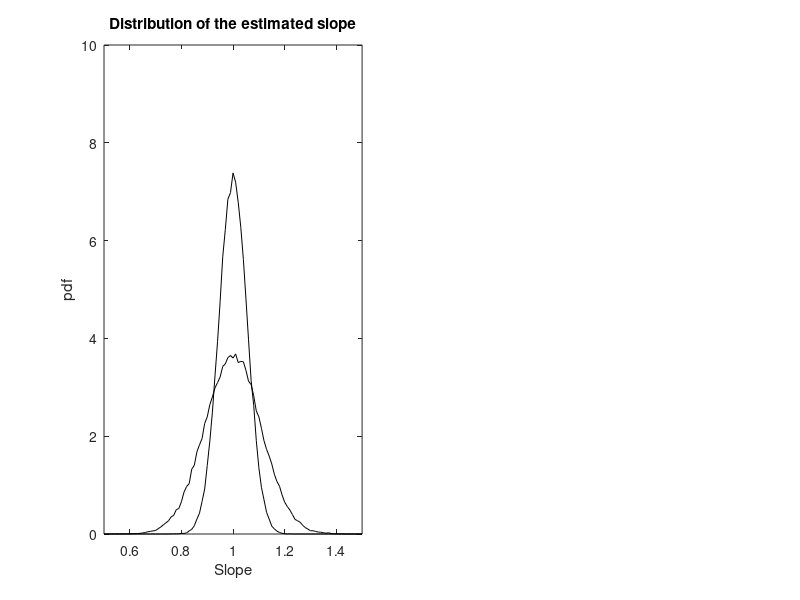

MATLAB code to generate this figure: (Note: this script raises an error after producing the figure.)
% Chapter 1 Exercise 10
% Influence of the number of parameters on the model uncertainty 
%
% Copyright: 
% Johan Schoukens, Rik Pintelon, and Yves Rolain 
% Vrije Universiteit Brussels, Pleinlaan 2, 1050 Brussels, Belgium
%
% 24 November 2010

clear all

Ndata=1000          % number of data points
Nrepeat=100000      % number of repeated experiments

a0=1;b0=0;          % system y=a0 u+b0


u1=linspace(0,1,Ndata);u1=u1(:);    % generate a uniformly distributed input in [0,1]

y10=a0*u1+b0;       % calculate the exact system output


for r=Nrepeat:-1:1              % make Nrepeat experiments
	noise=randn(size(y10));
	y1=y10+noise;               % generate disturbed output
	
	K2=[u1 ones(size(u1))];     % estimate slope and offset
    K1=u1;                      % estimate only slope, offset fixed to zero
	
	Est1=K1\y1;   % This is the numerical stable calculation of (K1'K1)^-1*K1'y1
	Est2=K2\y1;
	
	Est1All(r,:)=Est1';
	Est2All(r,:)=Est2';
end

% calculate pdf
N=length(Est1All(:,1));     % # of points
BinWidth=0.01;              % set the parameters for HIST call
X=[0.5:BinWidth:1.5];
pdfa1=hist(Est1All(:,1),X)/BinWidth/N;
pdfa2=hist(Est2All(:,1),X)/BinWidth/N;

% plot the results
FigNum=12;

figure(FigNum),clf
subplot(1,2,1)
plot(X,pdfa1,'k',X,pdfa2,'k')
title('Distribution of the estimated slope')
xlabel('Slope'),ylabel('pdf')
axis([0.5  1.5 0 10]);
DG_SetFontSize(12)
DG_SetTraceWidth(2,'*',FigNum,1)
DG_SetTraceTint(30,2,FigNum,1)

subplot(1,2,2)
u1=linspace(0,2,40);u1=u1(:);
u2=u1+(u1(2)-u1(1))/2;
clear ym1All1 ym2All1
for r=100:-1:1
    ym2All(:,r)=(Est2All(r,1)*u1'+Est2All(r,2)-a0*u1')';
    u2Plot(:,r)=u1;
    ym1All(:,r)=(Est1All(r,1)*u2'-a0*u2')';
    u1Plot(:,r)=u2;
end

plot(u1Plot(:),ym1All(:),'.k',u2Plot(:),ym2All(:),'.k')
axis([0 2 -1 1])
xlabel('Time')
ylabel('Error')

DG_SetTraceWidth(2,'*',FigNum,2)
DG_SetTraceTint(30,2,FigNum,2)
xlabel('Time (s)'),title('Error modeled water level')
DG_SetFontSize(12)

% calculate the covariance matrix

C1=cov(Est1All);
C2=cov(Est2All);
disp('mean value slope (1 parameter model'),disp(mean(Est1All))
disp('mena value slope (2 parameter model'),disp(mean(Est2All(:,1)))
disp('Standard deviation slope (2 parameter model)'),disp(sqrt(C2(1,1)))
disp('Standard deviation slope (1 parameter model'),disp(sqrt(C1))


% export the plots
% DG_Init4PDF(gcf, 4.5);        % fixing the size, half standard height
% DG_MakePDF('FigIdent7.pdf', gcf);
